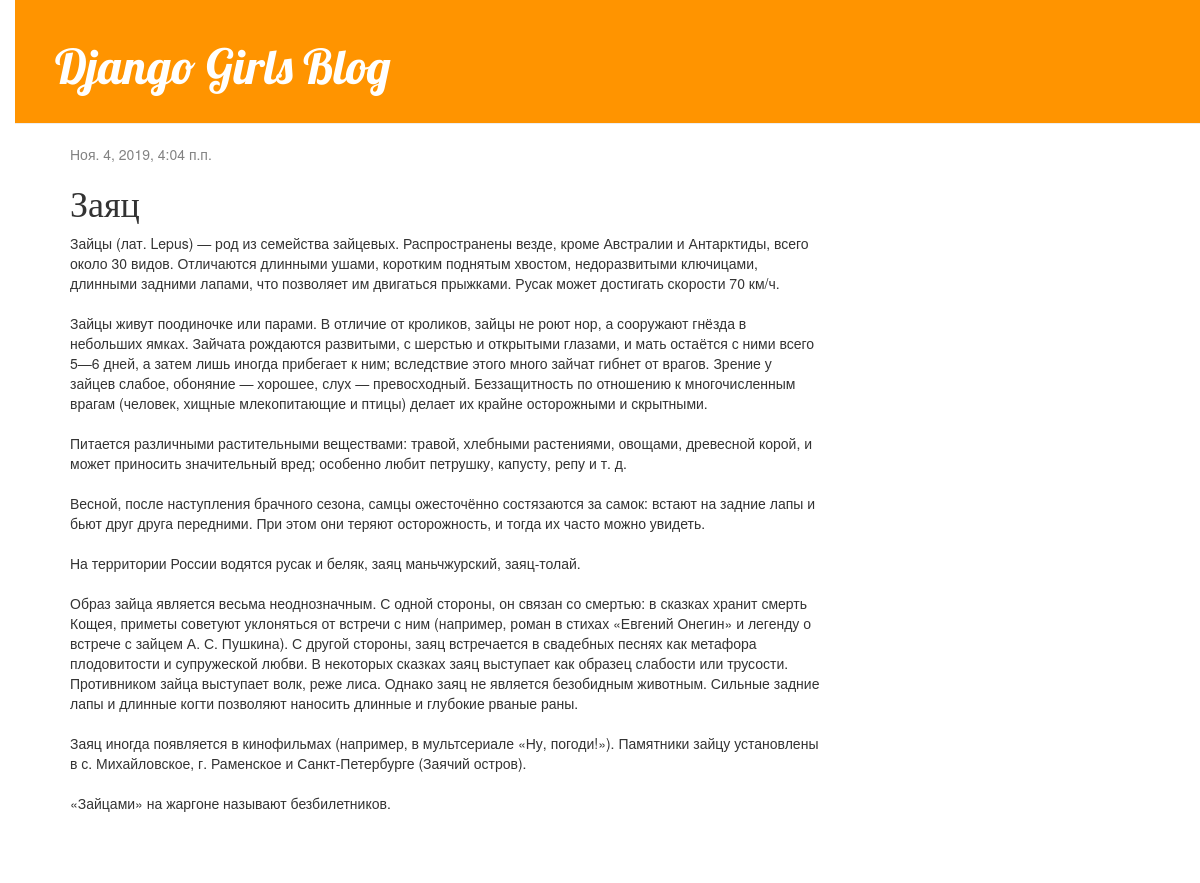
/post/5/, run on the app's committed database.
### blog/models.py (models this page shows, shortened)
class Post(models.Model):
    author = models.ForeignKey(settings.AUTH_USER_MODEL, on_delete=models.CASCADE)
    title = models.CharField(max_length=200)
    text = models.TextField()
    created_date = models.DateTimeField(default=timezone.now)
    published_date = models.DateTimeField(blank=True, null=True)

### blog/views.py (the view)
# urls.py: path('post/<int:pk>/', views.post_detail, name='post_detail'),
def post_detail(request, pk):
    post = get_object_or_404(Post, pk=pk)
    return render(request, 'blog/post_detail.html', {'post': post})

### blog/templates/blog/post_detail.html (shortened to what this page needs)
{% extends 'blog/base.html' %}
{% block content %}
    <div class="post">
        {% if post.published_date %}
            <div class="date">
                {{ post.published_date }}
            </div>
        {% endif %}
        <h1>{{ post.title }}</h1>
        <p>{{ post.text|linebreaksbr }}</p>
    </div>
{% endblock %}

### blog/static/css/blog.css (style rules this page uses)
body { padding-left: 15px; }
h1, h2, h3, h4 { font-family: 'Lobster', cursive; }
.date { color: #828282; }
.post { margin-bottom: 70px; }

### data on the page
Post: published_date "Ноя. 4, 2019, 4:04 п.п.", title "Заяц", text "Зайцы (лат. Lepus) — род из семейства зайцевых. Распространены везде, кроме Австралии и Антарктиды, всего около 30 видов. Отличаются длинными ушами, коротким поднятым хвостом, недоразвитыми ключицами, длинными задними лапами, что позволяет им двигаться прыжками. Русак может достигать скорости 70 км/ч. Зайцы живут поодиночке или парами. В отличие от кроликов, зайцы не роют нор, а сооружают гнёзда в небольших ямках. Зайчата рождаются развитыми, с шерстью и открытыми глазами, и мать остаётся с ними всего 5—6 дней, а затем лишь иногда прибегает к ним; вследствие этого много зайчат гибнет от врагов. Зрение у зайцев слабое, обоняние — хорошее, слух — превосходный. Беззащитность по отношению к…"
